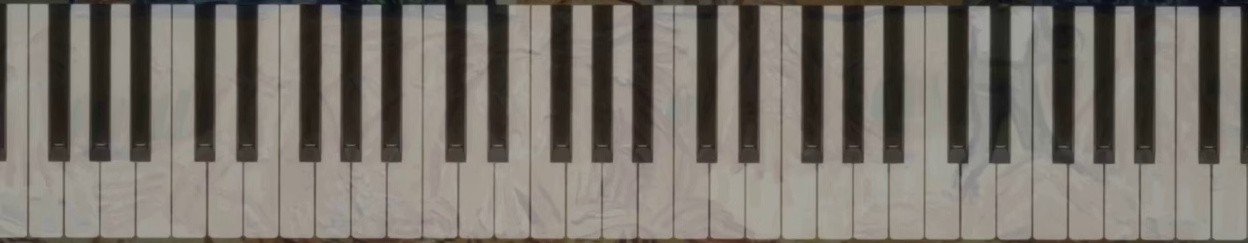
#> input picture frames/keyboard3.jpg, 1248 x 243 px
$ python approach2.py
#> lines starting #> are read from the running program, lines starting #| are printed output that depends on the picture; after the words box and inside, x2 and y2 are one past the last pixel; in counts of white or black regions, pixels touching at a corner belong together
import math
import asyncio
import cv2 as cv
import numpy as np
from scipy import stats


# [46 lines left out: functions setup_video_capture, process, not called in this run]


def color_quantization(frame):
    # take the image and reshape it into a 1d array of BGR tuples
    data = np.float32(frame).reshape((frame.shape[0] * frame.shape[1], 3))

    # define criteria, number of clusters(K) and apply kmeans()
    criteria = (cv.TERM_CRITERIA_EPS + cv.TERM_CRITERIA_MAX_ITER, 10, 1.0)
    retval, best_labels, centers = cv.kmeans(
        data=data,  # type: ignore
        K=4,
        bestLabels=None, # type: ignore
        criteria=criteria,
        attempts=10,
        flags=cv.KMEANS_RANDOM_CENTERS
    )

    colors = np.uint8(centers)

    return (None, colors, best_labels)


def binarize(frame, type=0):
    scale = 1152 / frame.shape[1]
    frame = cv.resize(frame, None, fx=scale, fy=scale)
    gray = cv.cvtColor(frame, cv.COLOR_BGR2GRAY)
    blur = cv.blur(gray, (3,3))

    if type == 0:
        _, image = cv.threshold(gray,0,255,cv.THRESH_BINARY+cv.THRESH_OTSU)
        return image
    if type == 1:
        image = cv.adaptiveThreshold(blur, 255, cv.ADAPTIVE_THRESH_GAUSSIAN_C, cv.THRESH_BINARY, 3, 2)
        return image
    if type == 2:
        image = custom_binarize(frame)
        return image

    return frame


def custom_binarize(frame):
    (_, colors, labels) = color_quantization(frame)

    # print(colors)

    # identify the most common color in the image
    most_common_label, _ = stats.mode(labels, axis=None, keepdims=False) # type: ignore
    most_common_color = colors[most_common_label] # type: ignore

    # print(most_common_color)

    # sort the colors by value
    averages = np.average(colors, 1)
    order = np.argsort(averages)    # gives the indexes of colors in ascending order. first element is the darkest
    sorted_colors = colors[order] # type: ignore

    # print(sorted_colors)

    # find the position of the most common color in the sorted colors array
    pos = find_row(sorted_colors, most_common_color)

    # convert all colors lighter than the most common color into the common color
    for i in range(pos + 1, len(sorted_colors)):
        row = sorted_colors[i]
        row_pos = find_row(colors, row)     # position in unsorted array
        colors[row_pos] = most_common_color # type: ignore

    # print(colors)

    # convert all colors darker than the most common into the darkest color
    for i in range(0, pos):
        row = sorted_colors[i]
        row_pos = find_row(colors, row)     # position in unsorted array
        colors[row_pos] = sorted_colors[0] # type: ignore

    # print(colors)

    # recolor the image
    thresholded_pixels = colors[labels.flatten()] # type: ignore
    thresholded_image = thresholded_pixels.reshape(frame.shape)

    return thresholded_image


def find_row(array, row):
    return np.where(np.all(array == row, axis = 1))[0][0]


# [10 lines of commented-out code are left out]
image3 = cv.imread('frames/keyboard3.jpg')
#> image3 is the input picture: shape (243, 1248, 3); mean B, G, R 107.3, 115.1, 120.9
cv.imshow("keyboard1", binarize(image3, type=0))
#> in binarize, `blur = cv.blur(gray, (3,3))`:
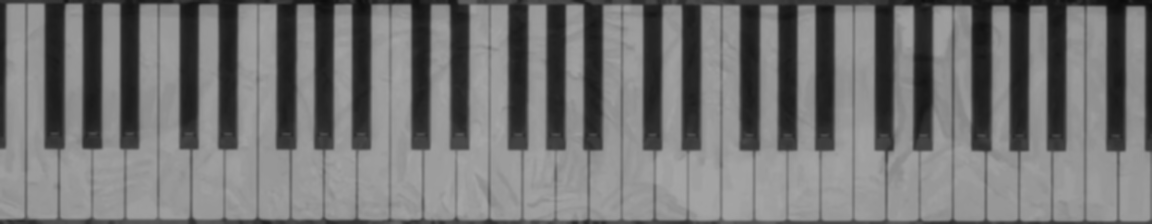
#> blur: shape (224, 1152); min 10, max 166, mean 115.9
#> in binarize, `_, image = cv.threshold(gray,0,255,cv.THRESH_BINARY+cv.THRESH_OTSU)`:
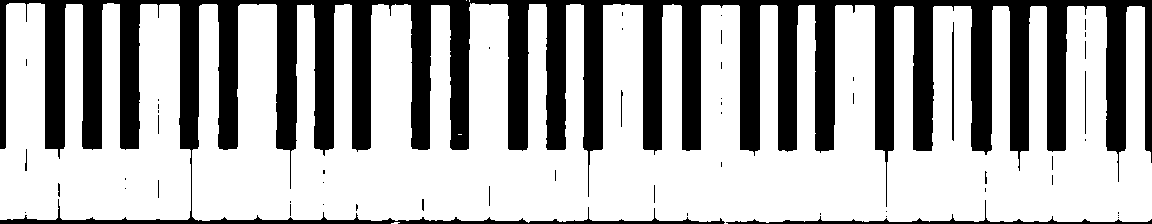
#> image: shape (224, 1152); 68.9% white; 53 black regions (43 under 20 px), largest, box (x1, y1, x2, y2) and area: (0, 0, 1152, 224) 78400, (726, 200, 1152, 224) 1187, (952, 22, 954, 141) 227
cv.imshow("keyboard2", binarize(image3, type=1))
#> call 2 of binarize, with type = 1
#> in binarize (call 2), `image = cv.adaptiveThreshold(blur, 255, cv.ADAPTIVE_THRESH_GAUSSIAN_C,..`:
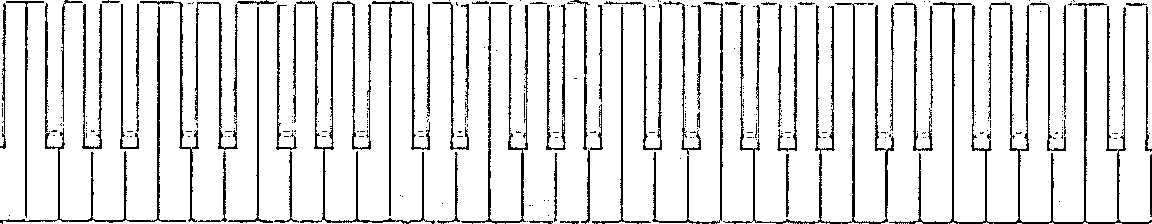
#> image: shape (224, 1152); 88.8% white; black in thin lines or dots
cv.imshow("keyboard3", binarize(image3, type=2))
#> (the run stopped early here; a loop or call above may not have finished)
